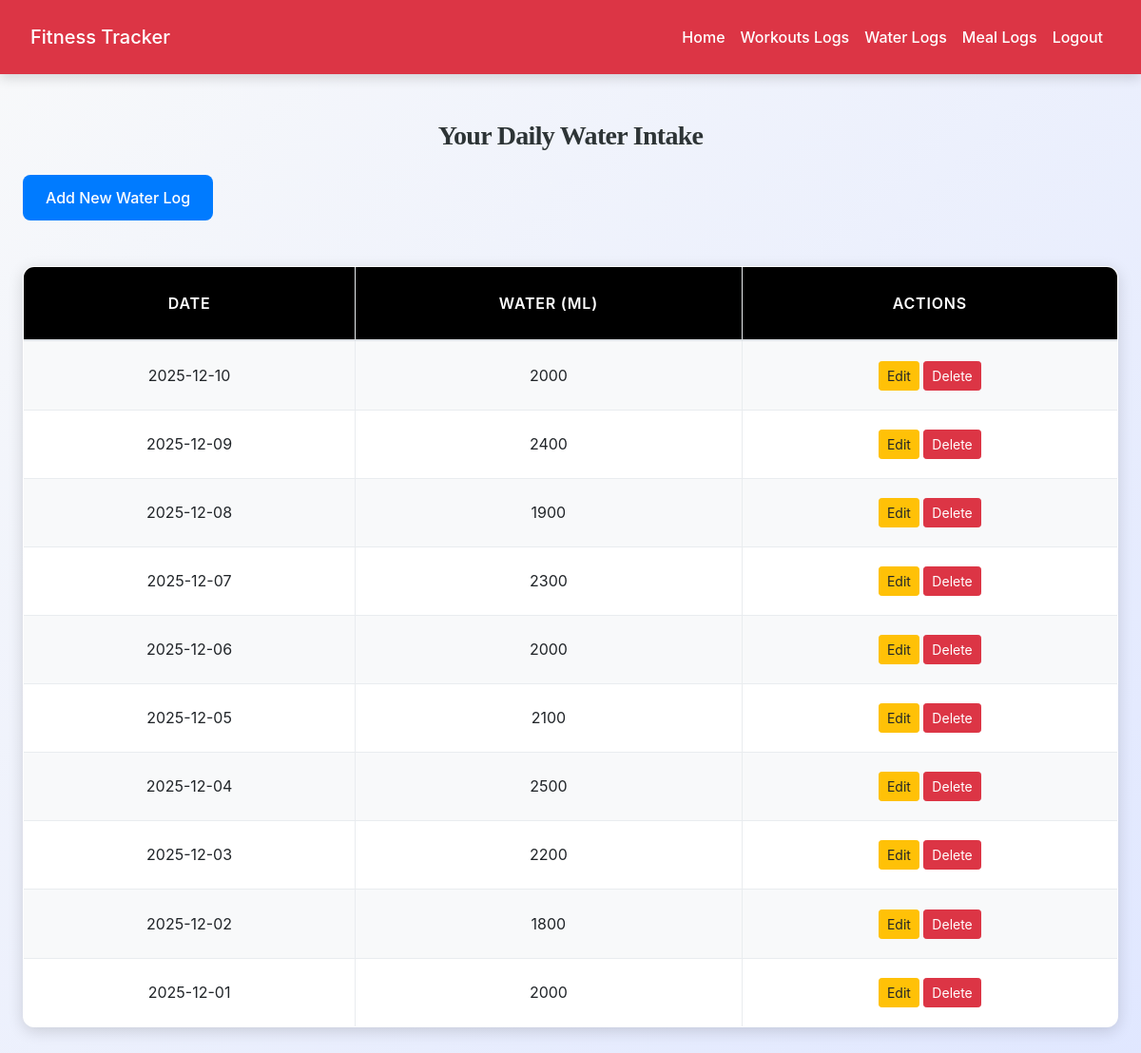
The page /user/view_water.php (signed in) on the database its author committed.
### tables this page shows
CREATE TABLE `daily_water_intake` (
  `id` int(11) NOT NULL,
  `user_id` int(11) NOT NULL,
  `log_date` date NOT NULL,
  `water_ml` int(11) DEFAULT 0,
  `created_at` timestamp NOT NULL DEFAULT current_timestamp()
);

### user/view_water.php (the view, shortened to what this page needs)
<?php
include('../config.php');
$user_id = $_SESSION['id'];
$result = mysqli_query($conn, "SELECT * FROM daily_water_intake WHERE user_id=$user_id ORDER BY log_date DESC");
?>
<!DOCTYPE html>
<html lang="en">
<head>
    <link rel="stylesheet" href="https://maxcdn.bootstrapcdn.com/bootstrap/4.5.2/css/bootstrap.min.css">
    <link rel="stylesheet" href="../css/style.css">
</head>
<body>
<?php include('navbar.php'); ?>
<div class="container mt-5">
    <h3 class="mb-4">Your Daily Water Intake</h3>
    <a href="add_water.php" class="btn btn-primary mb-3">Add New Water Log</a>
    <table class="table table-bordered table-striped">
        <thead>
            <tr>
                <th>Date</th>
                <th>Water (ml)</th>
                <th>Actions</th>
            </tr>
        </thead>
        <tbody>
        <?php while($row = mysqli_fetch_assoc($result)): ?>
            <tr>
                <td><?= htmlspecialchars($row['log_date']); ?></td>
                <td><?= htmlspecialchars($row['water_ml']); ?></td>
                <td>
                    <a href="edit_water.php?id=<?= $row['id']; ?>" class="btn btn-sm btn-warning">Edit</a>
                    <a href="?delete=<?= $row['id']; ?>" class="btn btn-sm btn-danger" onclick="return confirm('Delete this log?');">Delete</a>
                </td>
            </tr>
        <?php endwhile; ?>
        </tbody>
    </table>
</div>
</body>
</html>

### user/navbar.php (shortened to what this page needs)
<nav class="navbar navbar-expand-lg navbar-dark bg-danger">
    <a class="navbar-brand" href="dashboard.php">Fitness Tracker</a>
    <div class="collapse navbar-collapse" id="navbarNav">
        <ul class="navbar-nav ml-auto">
            <?php
            if (isset($_SESSION["id"]) && !empty($_SESSION["id"])) {
                echo '<li class="nav-item"><a class="nav-link" href="dashboard.php">Home</a></li>';
                echo '<li class="nav-item"><a class="nav-link" href="view_workouts.php">Workouts Logs</a></li>';
                echo '<li class="nav-item"><a class="nav-link" href="view_water.php">Water Logs</a></li>';
                echo '<li class="nav-item"><a class="nav-link" href="view_meal.php">Meal Logs</a></li>';
                echo '<li class="nav-item"><a class="nav-link" href="logout.php">Logout</a></li>';
            } else {
                echo '<li class="nav-item"><a class="nav-link" href="register.php">Register</a></li>';
                echo '<li class="nav-item"><a class="nav-link" href="login.php">Login</a></li>';
                echo '<li class="nav-item"><a class="nav-link" href="./admin/admin_login.php">Admin Login</a></li>';
            }
            ?>
        </ul>
    </div>
</nav>

### css/style.css (style rules this page uses)
:root { --primary: #007bff; --secondary: #6c757d; --success: #28a745; --info: #17a2b8; --warning: #ffc107; --danger: #dc3545; --light: #f8f9fa; --dark: #2d3436; --accent: #ff6f61; --highlight: #6f42c1; --shadow: rgba(0, 0, 0, 0.15); --transition: all 0.3s ease-in-out; }
body { font-family: 'Inter', 'Segoe UI', Tahoma, Geneva, Verdana, sans-serif; background: linear-gradient(135deg, var(--light) 0%, #e0e7ff 100%); color: var(--dark); line-height: 1.8; margin: 0; padding: 0; min-height: 100vh; font-size: 16px; }
.navbar { background-color: var(--dark); box-shadow: 0 4px 12px var(--shadow); padding: 1rem 2rem; position: sticky; top: 0; z-index: 1000; }
.navbar-brand, .nav-link { color: white !important; font-weight: 500; transition: var(--transition); }
h1, h2, h3, h4 { text-align: center; margin: 2.5rem 0; font-family: 'Georgia', 'Times New Roman', serif; color: var(--dark); font-weight: 700; letter-spacing: -0.025em; }
h3 { font-size: 1.75rem; }
.container { max-width: 1200px; margin: 0 auto 3rem; padding: 0 1.5rem; }
.table { width: 100%; border-collapse: collapse; margin: 2rem 0; font-size: 1rem; background-color: #ffffff; border-radius: 12px; overflow: hidden; box-shadow: 0 4px 16px var(--shadow); transition: var(--transition); }
.table th, .table td { padding: 1.25rem; border: 1px solid #e9ecef; text-align: center; vertical-align: middle; }
.table thead th { background-color: rgb(0, 0, 0); color: white; font-weight: 600; text-transform: uppercase; letter-spacing: 0.05em; padding: 1.5rem; }
.table tbody tr { transition: var(--transition); }
.table tbody tr:nth-child(odd) { background-color: var(--light); }
.btn-primary { background-color: var(--primary); color: #fff; border: none; border-radius: 8px; padding: 0.75rem 1.5rem; font-size: 1rem; font-weight: 500; cursor: pointer; transition: var(--transition); display: inline-flex; align-items: center; justify-content: center; }
a { color: var(--primary); text-decoration: none; font-weight: 500; transition: var(--transition); }

### rows shown on the page
daily_water_intake: log_date "2025-12-10", water_ml "2000"
daily_water_intake: log_date "2025-12-09", water_ml "2400"
daily_water_intake: log_date "2025-12-08", water_ml "1900"
daily_water_intake: log_date "2025-12-07", water_ml "2300"
daily_water_intake: log_date "2025-12-06", water_ml "2000"
daily_water_intake: log_date "2025-12-05", water_ml "2100"
daily_water_intake: log_date "2025-12-04", water_ml "2500"
daily_water_intake: log_date "2025-12-03", water_ml "2200"
daily_water_intake: log_date "2025-12-02", water_ml "1800"
daily_water_intake: log_date "2025-12-01", water_ml "2000"
